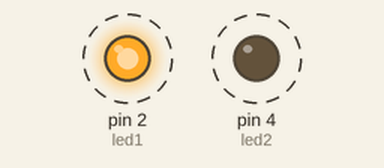
Recording of a sketch running on a simulated Arduino Uno, built with avr-gcc and run on an emulated ATmega328P. Shown: output pins drawn as LEDs (lit = HIGH). Dashed ring = blinking.

Above: at 0.5 s.
Timing chart, 0 to 4.6 s (numbered marks = the images above):
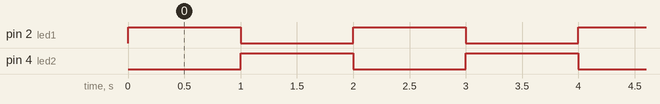

Measured:
- by itself, pin 2 (led1), pin 4 (led2): alternates HIGH for 1.0 s and LOW for 1.0 s

The sketch:

Alternate_LED_Blink.ino
```cpp
int led1 = 2;
int led2 = 4;

void setup() {
  pinMode(led1, OUTPUT);
  pinMode(led2, OUTPUT);
}

void loop() {
  // Turn on LED1, turn off LED2
  digitalWrite(led1, HIGH);
  digitalWrite(led2, LOW);
  delay(1000);

  // Turn off LED1, turn on LED2
  digitalWrite(led1, LOW);
  digitalWrite(led2, HIGH);
  delay(1000);
}
```
